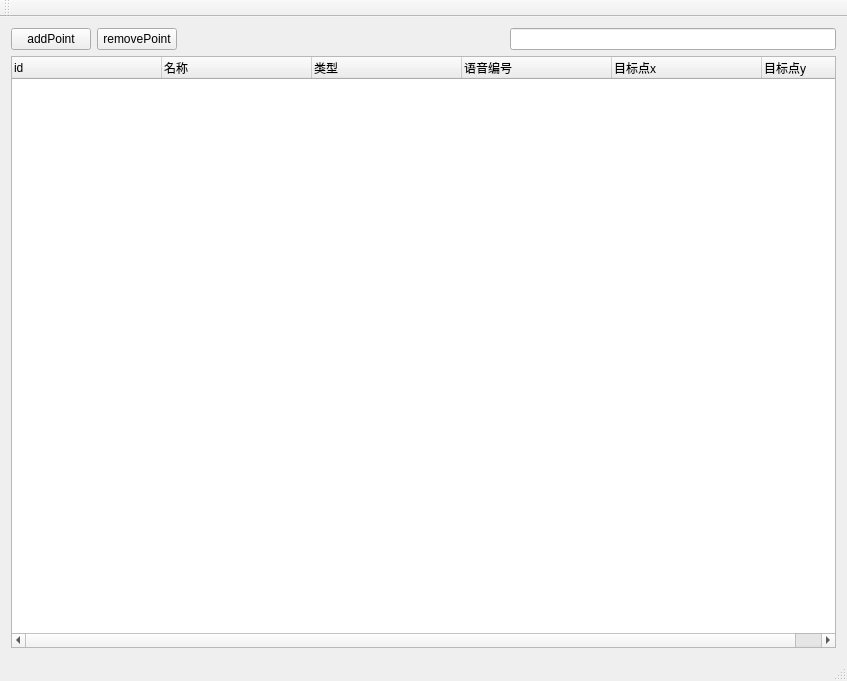
<?xml version="1.0" encoding="UTF-8"?>
<ui version="4.0">
 <class>Task_pointClass</class>
 <widget class="QMainWindow" name="Task_pointClass">
  <property name="geometry">
   <rect>
    <x>0</x>
    <y>0</y>
    <width>847</width>
    <height>681</height>
   </rect>
  </property>
  <property name="windowTitle">
   <string>Task_point</string>
  </property>
  <widget class="QWidget" name="centralWidget">
   <layout class="QVBoxLayout" name="verticalLayout">
    <item>
     <layout class="QHBoxLayout" name="horizontalLayout">
      <item>
       <widget class="QPushButton" name="addPoint">
        <property name="text">
         <string>addPoint</string>
        </property>
       </widget>
      </item>
      <item>
       <widget class="QPushButton" name="removePoint">
        <property name="text">
         <string>removePoint</string>
        </property>
       </widget>
      </item>
      <item>
       <spacer name="horizontalSpacer">
        <property name="orientation">
         <enum>Qt::Horizontal</enum>
        </property>
        <property name="sizeHint" stdset="0">
         <size>
          <width>40</width>
          <height>20</height>
         </size>
        </property>
       </spacer>
      </item>
      <item>
       <widget class="QLineEdit" name="m_ctlFilter"/>
      </item>
     </layout>
    </item>
    <item>
     <widget class="QTreeWidget" name="treeWidget">
      <property name="columnCount">
       <number>6</number>
      </property>
      <attribute name="headerDefaultSectionSize">
       <number>150</number>
      </attribute>
      <column>
       <property name="text">
        <string>id</string>
       </property>
      </column>
      <column>
       <property name="text">
        <string>名称</string>
       </property>
      </column>
      <column>
       <property name="text">
        <string>类型</string>
       </property>
      </column>
      <column>
       <property name="text">
        <string>语音编号</string>
       </property>
      </column>
      <column>
       <property name="text">
        <string>目标点x</string>
       </property>
      </column>
      <column>
       <property name="text">
        <string>目标点y</string>
       </property>
      </column>
     </widget>
    </item>
   </layout>
  </widget>
  <widget class="QMenuBar" name="menuBar">
   <property name="geometry">
    <rect>
     <x>0</x>
     <y>0</y>
     <width>847</width>
     <height>26</height>
    </rect>
   </property>
  </widget>
  <widget class="QToolBar" name="mainToolBar">
   <attribute name="toolBarArea">
    <enum>TopToolBarArea</enum>
   </attribute>
   <attribute name="toolBarBreak">
    <bool>false</bool>
   </attribute>
  </widget>
  <widget class="QStatusBar" name="statusBar"/>
 </widget>
 <layoutdefault spacing="6" margin="11"/>
 <resources>
  <include location="task_point.qrc"/>
 </resources>
 <connections/>
</ui>
